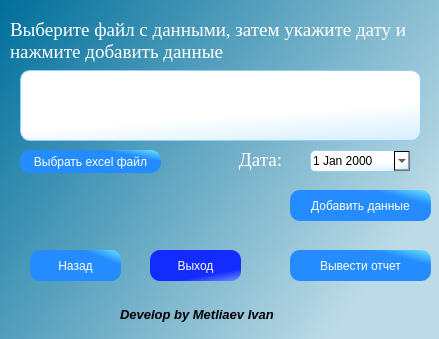
<?xml version="1.0" encoding="UTF-8"?>
<ui version="4.0">
 <class>MainWindow</class>
 <widget class="QMainWindow" name="MainWindow">
  <property name="geometry">
   <rect>
    <x>0</x>
    <y>0</y>
    <width>439</width>
    <height>339</height>
   </rect>
  </property>
  <property name="minimumSize">
   <size>
    <width>437</width>
    <height>328</height>
   </size>
  </property>
  <property name="maximumSize">
   <size>
    <width>440</width>
    <height>340</height>
   </size>
  </property>
  <property name="windowTitle">
   <string>Добавление данных монтажных проектов</string>
  </property>
  <property name="styleSheet">
   <string notr="true">QWidget#centralwidget{
     background:qlineargradient(spread:pad, x1:0, y1:0, x2:1, y2:0.574, stop:0 rgba(0, 111, 155, 255), stop:1 rgba(187, 218, 230, 248));
}</string>
  </property>
  <widget class="QWidget" name="centralwidget">
   <widget class="QPushButton" name="chooseButton">
    <property name="geometry">
     <rect>
      <x>20</x>
      <y>150</y>
      <width>141</width>
      <height>23</height>
     </rect>
    </property>
    <property name="styleSheet">
     <string notr="true">QPushButton{
     background-color: qlineargradient(spread:pad, x1:0.75, y1:0.204545, x2:1, y2:0, stop:0 rgba(36, 140, 255, 255), stop:1 rgba(106, 232, 255, 255));
     border-style: outset;
     border-radius: 10px;
     font: 10pt &quot;Times New Roman&quot;;
	 color:white;
 }

QPushButton:hover{
     background-color:qlineargradient(spread:pad, x1:0, y1:0, x2:1, y2:0, stop:0 rgba(0, 171, 0, 255), stop:1 rgba(255, 255, 255, 255));
     border-style: inset;
     font: 12pt &quot;Times New Roman&quot;;
	 color:black;
 }</string>
    </property>
    <property name="text">
     <string>Выбрать excel файл</string>
    </property>
   </widget>
   <widget class="QPushButton" name="backButton">
    <property name="geometry">
     <rect>
      <x>30</x>
      <y>250</y>
      <width>91</width>
      <height>31</height>
     </rect>
    </property>
    <property name="styleSheet">
     <string notr="true">QPushButton{
     background-color: qlineargradient(spread:pad, x1:0.75, y1:0.204545, x2:1, y2:0, stop:0 rgba(36, 140, 255, 255), stop:1 rgba(106, 232, 255, 255));
     border-style: outset;
     border-radius: 10px;
     font: 10pt &quot;Times New Roman&quot;;
	 color:white;
 }

QPushButton:hover{
     background-color:qlineargradient(spread:reflect, x1:0, y1:0.261, x2:0.989, y2:0, stop:0.267045 rgba(255, 0, 0, 255), stop:1 rgba(255, 255, 255, 255));
     border-style: inset;
     font: 12pt &quot;Times New Roman&quot;;
	 color:black;
 }</string>
    </property>
    <property name="text">
     <string>Назад</string>
    </property>
   </widget>
   <widget class="QPushButton" name="exitButton">
    <property name="geometry">
     <rect>
      <x>150</x>
      <y>250</y>
      <width>91</width>
      <height>31</height>
     </rect>
    </property>
    <property name="styleSheet">
     <string notr="true">QPushButton{
     background-color: qlineargradient(spread:pad, x1:0.823864, y1:0.693, x2:1, y2:1, stop:0 rgba(19, 43, 255, 255), stop:1 rgba(113, 149, 255, 255));
     border-style: outset;
     border-radius: 10px;
     font: 10pt &quot;Times New Roman&quot;;
	 color:white;
 }

QPushButton:hover{
     background-color:qlineargradient(spread:reflect, x1:0, y1:0.261, x2:0.989, y2:0, stop:0.267045 rgba(255, 0, 0, 255), stop:1 rgba(255, 255, 255, 255));
     border-style: inset;
     font: 12pt &quot;Times New Roman&quot;;
	 color:black;
 }</string>
    </property>
    <property name="text">
     <string>Выход</string>
    </property>
   </widget>
   <widget class="QPushButton" name="reportButton">
    <property name="geometry">
     <rect>
      <x>290</x>
      <y>250</y>
      <width>141</width>
      <height>31</height>
     </rect>
    </property>
    <property name="styleSheet">
     <string notr="true">QPushButton{
     background-color: qlineargradient(spread:pad, x1:0.75, y1:0.204545, x2:1, y2:0, stop:0 rgba(36, 140, 255, 255), stop:1 rgba(106, 232, 255, 255));
     border-style: outset;
     border-radius: 10px;
     font: 10pt &quot;Times New Roman&quot;;
	 color:white;
 }

QPushButton:hover{
     background-color:qlineargradient(spread:pad, x1:0, y1:0, x2:1, y2:0, stop:0 rgba(0, 171, 0, 255), stop:1 rgba(255, 255, 255, 255));
     border-style: inset;
     font: 12pt &quot;Times New Roman&quot;;
	 color:black;
 }</string>
    </property>
    <property name="text">
     <string>Вывести отчет</string>
    </property>
   </widget>
   <widget class="QLabel" name="label">
    <property name="geometry">
     <rect>
      <x>10</x>
      <y>10</y>
      <width>421</width>
      <height>61</height>
     </rect>
    </property>
    <property name="font">
     <font>
      <family>Times New Roman</family>
      <pointsize>14</pointsize>
      <weight>50</weight>
      <bold>false</bold>
     </font>
    </property>
    <property name="styleSheet">
     <string notr="true">color:white;</string>
    </property>
    <property name="text">
     <string>Выберите файл с данными, затем укажите дату и нажмите добавить данные</string>
    </property>
    <property name="alignment">
     <set>Qt::AlignLeading|Qt::AlignLeft|Qt::AlignVCenter</set>
    </property>
    <property name="wordWrap">
     <bool>true</bool>
    </property>
   </widget>
   <widget class="QPushButton" name="add_data_from_excelButton">
    <property name="geometry">
     <rect>
      <x>290</x>
      <y>190</y>
      <width>141</width>
      <height>31</height>
     </rect>
    </property>
    <property name="styleSheet">
     <string notr="true">QPushButton{
     background-color: qlineargradient(spread:pad, x1:0.75, y1:0.204545, x2:1, y2:0, stop:0 rgba(36, 140, 255, 255), stop:1 rgba(106, 232, 255, 255));
     border-style: outset;
     border-radius: 10px;
     font: 10pt &quot;Times New Roman&quot;;
	 color:white;
 }

QPushButton:hover{
     background-color:qlineargradient(spread:pad, x1:0, y1:0, x2:1, y2:0, stop:0 rgba(0, 171, 0, 255), stop:1 rgba(255, 255, 255, 255));
     border-style: inset;
     font: 12pt &quot;Times New Roman&quot;;
	 color:black;
 }</string>
    </property>
    <property name="text">
     <string>Добавить данные</string>
    </property>
   </widget>
   <widget class="QPlainTextEdit" name="plainTextEdit">
    <property name="geometry">
     <rect>
      <x>20</x>
      <y>70</y>
      <width>401</width>
      <height>71</height>
     </rect>
    </property>
    <property name="styleSheet">
     <string notr="true">QPlainTextEdit{
     background-color:qlineargradient(spread:pad, x1:1, y1:1, x2:0.813, y2:0.527727, stop:0 rgba(212, 239, 255, 255), stop:1 rgba(255, 255, 255, 255));
	border : 1px solid;
	border-color:rgb(148, 205, 255);
    border-radius: 10%;
	color:black;
	font: 8pt &quot;Times New Roman&quot;;
 }

QPlainTextEdit:focus{
	border : 2px solid;
     border-color:rgb(137, 198, 255);
	 color:black;
 }</string>
    </property>
    <property name="readOnly">
     <bool>true</bool>
    </property>
   </widget>
   <widget class="QDateEdit" name="dateEdit">
    <property name="geometry">
     <rect>
      <x>310</x>
      <y>150</y>
      <width>101</width>
      <height>22</height>
     </rect>
    </property>
    <property name="styleSheet">
     <string notr="true">QDateEdit{
     background-color:qlineargradient(spread:pad, x1:1, y1:1, x2:0.813, y2:0.527727, stop:0 rgba(212, 239, 255, 255), stop:1 rgba(255, 255, 255, 255));
	border : 1px solid;
	border-color:rgb(148, 205, 255);
    border-radius: 5%;
	color:black;
	font: 12pt &quot;Times New Roman&quot;;
 }</string>
    </property>
    <property name="dateTime">
     <datetime>
      <hour>0</hour>
      <minute>0</minute>
      <second>0</second>
      <year>2000</year>
      <month>1</month>
      <day>1</day>
     </datetime>
    </property>
    <property name="calendarPopup">
     <bool>true</bool>
    </property>
   </widget>
   <widget class="QLabel" name="label_develop">
    <property name="geometry">
     <rect>
      <x>120</x>
      <y>299</y>
      <width>161</width>
      <height>31</height>
     </rect>
    </property>
    <property name="font">
     <font>
      <family>MS Sans Serif</family>
      <pointsize>10</pointsize>
      <weight>75</weight>
      <italic>true</italic>
      <bold>true</bold>
     </font>
    </property>
    <property name="text">
     <string>Develop by Metliaev Ivan</string>
    </property>
   </widget>
   <widget class="QLabel" name="logo">
    <property name="geometry">
     <rect>
      <x>290</x>
      <y>290</y>
      <width>51</width>
      <height>51</height>
     </rect>
    </property>
    <property name="minimumSize">
     <size>
      <width>30</width>
      <height>30</height>
     </size>
    </property>
    <property name="styleSheet">
     <string notr="true">image:url(:/logo/logo/35th Parallel-logos1.png);
</string>
    </property>
    <property name="text">
     <string/>
    </property>
   </widget>
   <widget class="QLabel" name="success_2">
    <property name="geometry">
     <rect>
      <x>230</x>
      <y>180</y>
      <width>51</width>
      <height>51</height>
     </rect>
    </property>
    <property name="minimumSize">
     <size>
      <width>30</width>
      <height>30</height>
     </size>
    </property>
    <property name="styleSheet">
     <string notr="true"/>
    </property>
    <property name="text">
     <string/>
    </property>
   </widget>
   <widget class="QLabel" name="label_3">
    <property name="geometry">
     <rect>
      <x>230</x>
      <y>150</y>
      <width>61</width>
      <height>20</height>
     </rect>
    </property>
    <property name="font">
     <font>
      <family>Times New Roman</family>
      <pointsize>14</pointsize>
      <weight>50</weight>
      <bold>false</bold>
     </font>
    </property>
    <property name="styleSheet">
     <string notr="true">color:white;</string>
    </property>
    <property name="text">
     <string>Дата:</string>
    </property>
    <property name="alignment">
     <set>Qt::AlignCenter</set>
    </property>
   </widget>
  </widget>
 </widget>
 <resources>
  <include location="../images/images_store.qrc"/>
 </resources>
 <connections>
  <connection>
   <sender>exitButton</sender>
   <signal>clicked()</signal>
   <receiver>MainWindow</receiver>
   <slot>close()</slot>
   <hints>
    <hint type="sourcelabel">
     <x>175</x>
     <y>185</y>
    </hint>
    <hint type="destinationlabel">
     <x>210</x>
     <y>108</y>
    </hint>
   </hints>
  </connection>
 </connections>
</ui>
